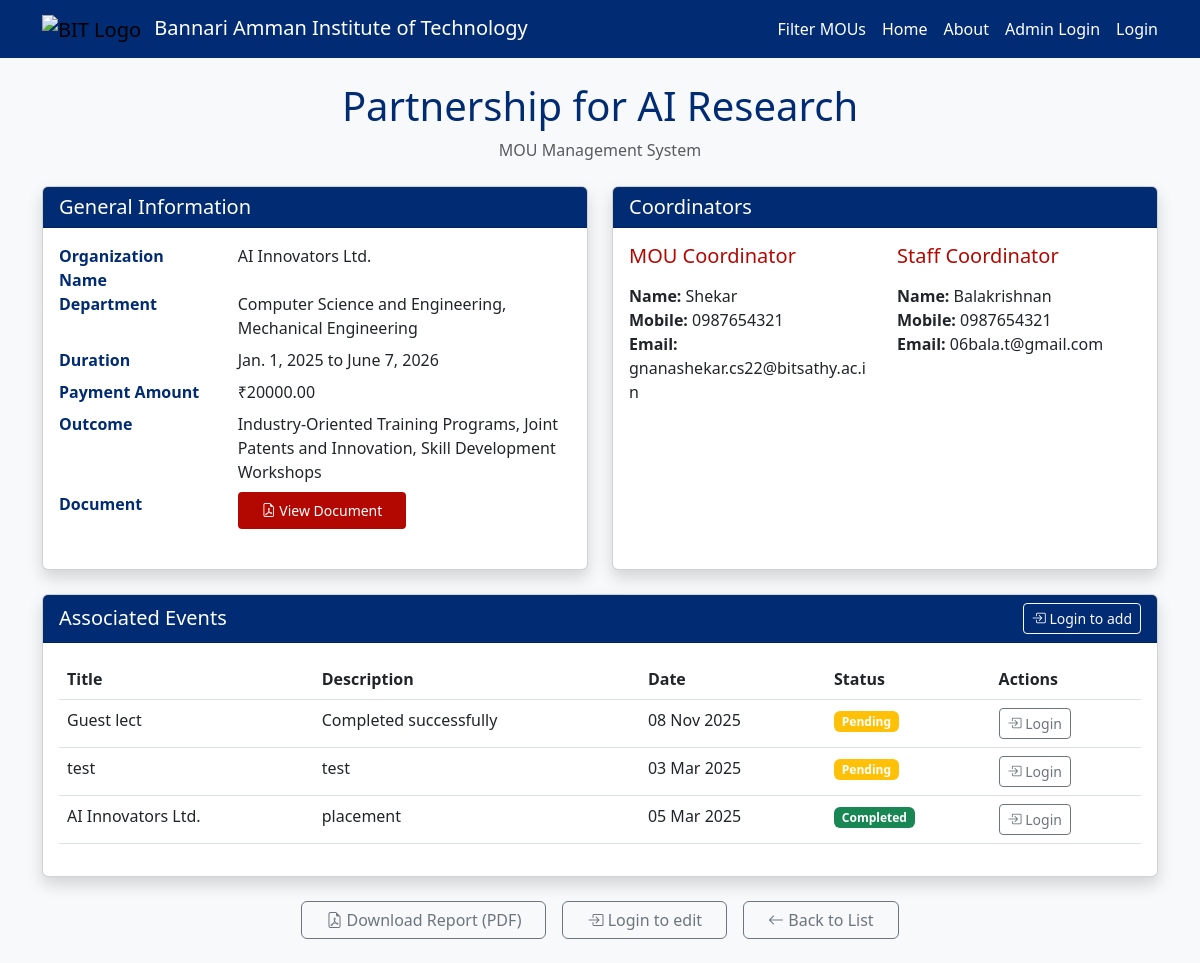
/view/1/, run on an earlier commit of the app's database.
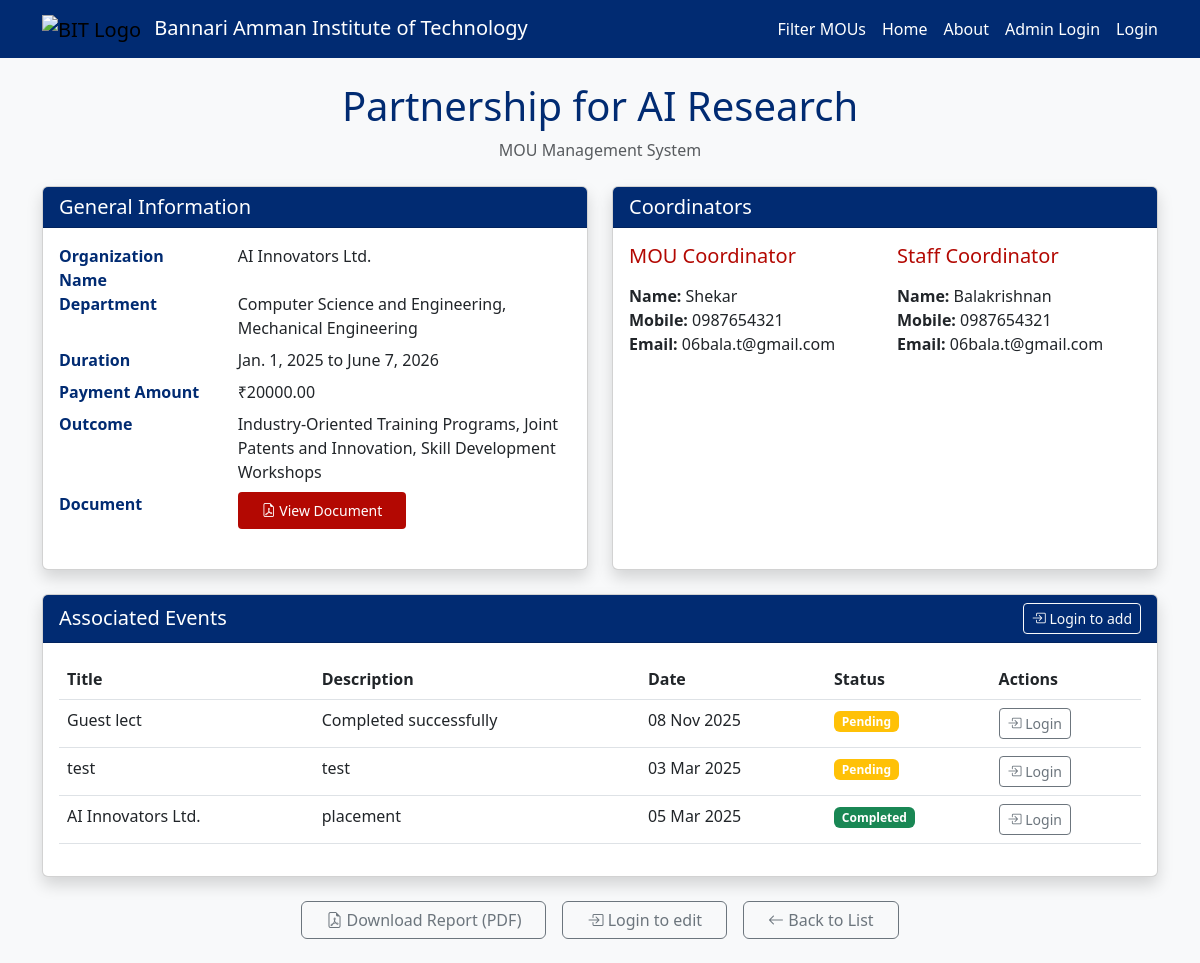
And on a later commit of the database.
### mou/models.py (models this page shows, shortened)
class MOU(models.Model):
    title = models.CharField(max_length=255)
    organization_name = models.CharField(max_length=255, blank=True, null=True)
    department_choices = [
        ('cse', 'Computer Science and Engineering'),
        ('it', 'Information Technology'),
        ('ece', 'Electronics and Communication Engineering'),
        ('mech', 'Mechanical Engineering'),
        ('civil', 'Civil Engineering'),
    ]
    department = models.ManyToManyField('Department', related_name='mous')
    start_date = models.DateField()
    end_date = models.DateField()
    document = models.FileField(upload_to='mou_documents/', blank=True, null=True)
    status_choices = [
        ('draft', 'Draft'),
        ('active', 'Active'),
        ('expired', 'Expired'),
    ]
    status = models.CharField(max_length=20, choices=status_choices, default='draft')
    mou_coordinator_name = models.CharField(max_length=100, blank=True, null=True)
    mou_coordinator_mobile = models.CharField(max_length=15, blank=True, null=True)
    mou_coordinator_email = models.EmailField(blank=True, null=True)
    staff_coordinator_name = models.CharField(max_length=100, blank=True, null=True)
    staff_coordinator_mobile = models.CharField(max_length=15, blank=True, null=True)
    staff_coordinator_email = models.EmailField(blank=True, null=True)
    outcome_choices = [
        ('placement', 'Placement'),
        ('iv', 'Industrial Visit'),
        ('workshop', 'Workshop'),
        ('research', 'Research Collaboration'),
        ('internship', 'Internship'),
    ]
    outcome = models.ManyToManyField(Outcome, related_name='mous')
    payment_paid = models.DecimalField(max_digits=10, decimal_places=2, default=0.00)

### mou/views.py (the view)
# urls.py: path('view/<int:mou_id>/', views.view_mou, name='view_mou'),
def view_mou(request, mou_id):
    mou = get_object_or_404(MOU.objects.prefetch_related('department', 'outcome'), id=mou_id)
    events = mou.events.all()
    department = ', '.join([dept.name for dept in mou.department.all()])
    outcome = ', '.join([out.name for out in mou.outcome.all()])
    return render(request, 'mou/view_mou.html', {
        'mou': mou,
        'events': events,
        'department': department,
        'outcome': outcome,
    })

### mou/templates/mou/view_mou.html (shortened to what the changed rows need)
<!DOCTYPE html>
<html lang="en">
<head>
    <link href="https://cdn.jsdelivr.net/npm/bootstrap@5.3.0/dist/css/bootstrap.min.css" rel="stylesheet">
</head>
<body>
    <div class="container py-4">
        <div class="text-center mb-4">
            <h1 class="bit-primary">{{ mou.title }}</h1>
            <p class="text-muted">MOU Management System</p>
        </div>
        <div class="row g-4 mb-4">
            <div class="col-lg-6">
                <div class="card shadow-bit h-100">
                    <div class="card-body">
                        <dl class="row">
                            <dt class="col-sm-4 bit-primary">Organization Name</dt>
                            <dd class="col-sm-8">{{ mou.organization_name }}</dd>
                            <dt class="col-sm-4 bit-primary">Department</dt>
                            <dd class="col-sm-8">{{ department }}</dd>
                            <dt class="col-sm-4 bit-primary">Duration</dt>
                            <dd class="col-sm-8">{{ mou.start_date }} to {{ mou.end_date }}</dd>
                            <dt class="col-sm-4 bit-primary">Payment Amount</dt>
                            <dd class="col-sm-8">₹{{ mou.payment_paid }}</dd>
                            <dt class="col-sm-4 bit-primary">Outcome</dt>
                            <dd class="col-sm-8">{{ outcome }}</dd>
                            <dt class="col-sm-4 bit-primary">Document</dt>
                            <dd class="col-sm-8">
                                {% if mou.document %}
                                <a href="{{ mou.document.url }}" target="_blank" class="btn btn-bit-primary btn-sm">
                                </a>
                                {% else %}
                                <span class="text-muted">No document attached</span>
                                {% endif %}
                            </dd>
                        </dl>
                    </div>
                </div>
            </div>
            <div class="col-lg-6">
                <div class="card shadow-bit h-100">
                    <div class="card-body">
                        <div class="row">
                            <div class="col-md-6">
                                <ul class="list-unstyled">
                                    <li><strong>Name:</strong> {{ mou.mou_coordinator_name }}</li>
                                    <li><strong>Mobile:</strong> {{ mou.mou_coordinator_mobile }}</li>
                                    <li><strong>Email:</strong> {{ mou.mou_coordinator_email }}</li>
                                </ul>
                            </div>
                            <div class="col-md-6">
                                <ul class="list-unstyled">
                                    <li><strong>Name:</strong> {{ mou.staff_coordinator_name }}</li>
                                    <li><strong>Mobile:</strong> {{ mou.staff_coordinator_mobile }}</li>
                                    <li><strong>Email:</strong> {{ mou.staff_coordinator_email }}</li>
                                </ul>
                            </div>
                        </div>
                    </div>
                </div>
            </div>
        </div>
        <div class="card shadow-bit">
            <div class="card-body">
                {% if events %}
                <div class="table-responsive">
                    <table class="table table-bit table-hover">
                        <thead>
                            <tr>
                                <th>Title</th>
                                <th>Description</th>
                                <th>Date</th>
                                <th>Status</th>
                                <th>Actions</th>
                            </tr>
                        </thead>
                    </table>
                </div>
                {% else %}
                <div class="alert alert-info mb-0">
                    No events found for this MOU
                </div>
                {% endif %}
            </div>
        </div>
    </div>
    <link rel="stylesheet" href="https://cdn.jsdelivr.net/npm/bootstrap-icons@1.10.3/font/bootstrap-icons.css">
</body>
</html>

What changed in the data, as far as the page shows it:
changed MOU "Partnership for AI Research": mou_coordinator_email "gnanashekar.cs22@bitsathy.ac.in" → "06bala.t@gmail.com"
